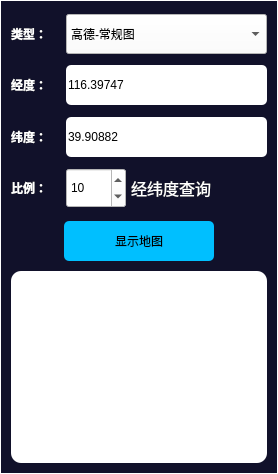
               <widget class="QWidget" name="tab_map">
                <attribute name="title">
                 <string>地图</string>
                </attribute>
                <layout class="QVBoxLayout" name="verticalLayout_6">
                 <property name="spacing">
                  <number>0</number>
                 </property>
                 <property name="leftMargin">
                  <number>0</number>
                 </property>
                 <property name="topMargin">
                  <number>0</number>
                 </property>
                 <property name="rightMargin">
                  <number>0</number>
                 </property>
                 <property name="bottomMargin">
                  <number>0</number>
                 </property>
                 <item>
                  <widget class="QFrame" name="frame_map_main">
                   <property name="styleSheet">
                    <string notr="true">#frame_map_main{
border:1px solid white;
}</string>
                   </property>
                   <property name="frameShape">
                    <enum>QFrame::StyledPanel</enum>
                   </property>
                   <property name="frameShadow">
                    <enum>QFrame::Raised</enum>
                   </property>
                   <layout class="QHBoxLayout" name="horizontalLayout_11">
                    <property name="spacing">
                     <number>0</number>
                    </property>
                    <property name="leftMargin">
                     <number>0</number>
                    </property>
                    <property name="topMargin">
                     <number>0</number>
                    </property>
                    <property name="rightMargin">
                     <number>0</number>
                    </property>
                    <property name="bottomMargin">
                     <number>0</number>
                    </property>
                    <item>
                     <widget class="QFrame" name="frame_map">
                      <property name="frameShape">
                       <enum>QFrame::NoFrame</enum>
                      </property>
                      <property name="frameShadow">
                       <enum>QFrame::Raised</enum>
                      </property>
                     </widget>
                    </item>
                    <item>
                     <widget class="QFrame" name="frame_map_control">
                      <property name="maximumSize">
                       <size>
                        <width>300</width>
                        <height>16777215</height>
                       </size>
                      </property>
                      <property name="styleSheet">
                       <string notr="true">background-color:#11112A;</string>
                      </property>
                      <property name="frameShape">
                       <enum>QFrame::NoFrame</enum>
                      </property>
                      <property name="frameShadow">
                       <enum>QFrame::Raised</enum>
                      </property>
                      <layout class="QVBoxLayout" name="verticalLayout_7">
                       <property name="spacing">
                        <number>10</number>
                       </property>
                       <property name="leftMargin">
                        <number>10</number>
                       </property>
                       <property name="topMargin">
                        <number>10</number>
                       </property>
                       <property name="rightMargin">
                        <number>10</number>
                       </property>
                       <property name="bottomMargin">
                        <number>10</number>
                       </property>
                       <item>
                        <widget class="QFrame" name="frame_3">
                         <property name="minimumSize">
                          <size>
                           <width>0</width>
                           <height>200</height>
                          </size>
                         </property>
                         <property name="maximumSize">
                          <size>
                           <width>16777215</width>
                           <height>16777215</height>
                          </size>
                         </property>
                         <property name="frameShape">
                          <enum>QFrame::NoFrame</enum>
                         </property>
                         <layout class="QVBoxLayout" name="verticalLayout_9">
                          <property name="spacing">
                           <number>5</number>
                          </property>
                          <property name="leftMargin">
                           <number>0</number>
                          </property>
                          <property name="topMargin">
                           <number>0</number>
                          </property>
                          <property name="rightMargin">
                           <number>0</number>
                          </property>
                          <property name="bottomMargin">
                           <number>0</number>
                          </property>
                          <item>
                           <widget class="QFrame" name="frame">
                            <property name="frameShape">
                             <enum>QFrame::NoFrame</enum>
                            </property>
                            <layout class="QHBoxLayout" name="horizontalLayout_12">
                             <property name="spacing">
                              <number>5</number>
                             </property>
                             <property name="leftMargin">
                              <number>0</number>
                             </property>
                             <property name="topMargin">
                              <number>0</number>
                             </property>
                             <property name="rightMargin">
                              <number>0</number>
                             </property>
                             <property name="bottomMargin">
                              <number>0</number>
                             </property>
                             <item>
                              <widget class="QLabel" name="label_map_type">
                               <property name="maximumSize">
                                <size>
                                 <width>50</width>
                                 <height>40</height>
                                </size>
                               </property>
                               <property name="styleSheet">
                                <string notr="true">background:transparent;
color:white;
font-weight:700;</string>
                               </property>
                               <property name="text">
                                <string>类型：</string>
                               </property>
                              </widget>
                             </item>
                             <item>
                              <widget class="QComboBox" name="comboBox_map_types">
                               <property name="minimumSize">
                                <size>
                                 <width>0</width>
                                 <height>40</height>
                                </size>
                               </property>
                               <property name="styleSheet">
                                <string notr="true">background:white;</string>
                               </property>
                               <item>
                                <property name="text">
                                 <string>高德-常规图</string>
                                </property>
                               </item>
                               <item>
                                <property name="text">
                                 <string>高德-中英文对照</string>
                                </property>
                               </item>
                               <item>
                                <property name="text">
                                 <string>高德-纯英文对照</string>
                                </property>
                               </item>
                               <item>
                                <property name="text">
                                 <string>高德-卫星影像图</string>
                                </property>
                               </item>
                               <item>
                                <property name="text">
                                 <string>高德-街道路网图</string>
                                </property>
                               </item>
                               <item>
                                <property name="text">
                                 <string>中国行政区划边界</string>
                                </property>
                               </item>
                               <item>
                                <property name="text">
                                 <string>水系专题</string>
                                </property>
                               </item>
                               <item>
                                <property name="text">
                                 <string>腾讯地图</string>
                                </property>
                               </item>
                              </widget>
                             </item>
                            </layout>
                           </widget>
                          </item>
                          <item>
                           <widget class="QFrame" name="frame_5">
                            <property name="frameShape">
                             <enum>QFrame::NoFrame</enum>
                            </property>
                            <layout class="QHBoxLayout" name="horizontalLayout_14">
                             <property name="spacing">
                              <number>5</number>
                             </property>
                             <property name="leftMargin">
                              <number>0</number>
                             </property>
                             <property name="topMargin">
                              <number>0</number>
                             </property>
                             <property name="rightMargin">
                              <number>0</number>
                             </property>
                             <property name="bottomMargin">
                              <number>0</number>
                             </property>
                             <item>
                              <widget class="QLabel" name="label_longitude">
                               <property name="minimumSize">
                                <size>
                                 <width>50</width>
                                 <height>0</height>
                                </size>
                               </property>
                               <property name="maximumSize">
                                <size>
                                 <width>16777215</width>
                                 <height>40</height>
                                </size>
                               </property>
                               <property name="styleSheet">
                                <string notr="true">background:transparent;
color:white;
font-weight:700;</string>
                               </property>
                               <property name="text">
                                <string>经度：</string>
                               </property>
                              </widget>
                             </item>
                             <item>
                              <widget class="QLineEdit" name="lineEdit_longitude">
                               <property name="minimumSize">
                                <size>
                                 <width>0</width>
                                 <height>40</height>
                                </size>
                               </property>
                               <property name="styleSheet">
                                <string notr="true">background-color:white;
color:black;
border-radius:5px;</string>
                               </property>
                               <property name="text">
                                <string>116.39747</string>
                               </property>
                              </widget>
                             </item>
                            </layout>
                           </widget>
                          </item>
                          <item>
                           <widget class="QFrame" name="frame_6">
                            <property name="frameShape">
                             <enum>QFrame::NoFrame</enum>
                            </property>
                            <layout class="QHBoxLayout" name="horizontalLayout_15">
                             <property name="spacing">
                              <number>5</number>
                             </property>
                             <property name="leftMargin">
                              <number>0</number>
                             </property>
                             <property name="topMargin">
                              <number>0</number>
                             </property>
                             <property name="rightMargin">
                              <number>0</number>
                             </property>
                             <property name="bottomMargin">
                              <number>0</number>
                             </property>
                             <item>
                              <widget class="QLabel" name="label_latitude">
                               <property name="minimumSize">
                                <size>
                                 <width>50</width>
                                 <height>0</height>
                                </size>
                               </property>
                               <property name="maximumSize">
                                <size>
                                 <width>16777215</width>
                                 <height>40</height>
                                </size>
                               </property>
                               <property name="styleSheet">
                                <string notr="true">background:transparent;
color:white;
font-weight:700;</string>
                               </property>
                               <property name="text">
                                <string>纬度：</string>
                               </property>
                              </widget>
                             </item>
                             <item>
                              <widget class="QLineEdit" name="lineEdit_latitude">
                               <property name="minimumSize">
                                <size>
                                 <width>0</width>
                                 <height>40</height>
                                </size>
                               </property>
                               <property name="styleSheet">
                                <string notr="true">background-color:white;
color:black;
border-radius:5px;</string>
                               </property>
                               <property name="text">
                                <string>39.90882</string>
                               </property>
                              </widget>
                             </item>
                            </layout>
                           </widget>
                          </item>
                          <item>
                           <widget class="QFrame" name="frame_7">
                            <property name="frameShape">
                             <enum>QFrame::NoFrame</enum>
                            </property>
                            <layout class="QHBoxLayout" name="horizontalLayout_16">
                             <property name="spacing">
                              <number>5</number>
                             </property>
                             <property name="leftMargin">
                              <number>0</number>
                             </property>
                             <property name="topMargin">
                              <number>0</number>
                             </property>
                             <property name="rightMargin">
                              <number>0</number>
                             </property>
                             <property name="bottomMargin">
                              <number>0</number>
                             </property>
                             <item>
                              <widget class="QLabel" name="label_2">
                               <property name="minimumSize">
                                <size>
                                 <width>0</width>
                                 <height>0</height>
                                </size>
                               </property>
                               <property name="maximumSize">
                                <size>
                                 <width>50</width>
                                 <height>40</height>
                                </size>
                               </property>
                               <property name="styleSheet">
                                <string notr="true">background:transparent;
color:white;
font-weight:700;</string>
                               </property>
                               <property name="text">
                                <string>比例：</string>
                               </property>
                              </widget>
                             </item>
                             <item>
                              <widget class="QSpinBox" name="spinBox_map_proportion">
                               <property name="minimumSize">
                                <size>
                                 <width>0</width>
                                 <height>40</height>
                                </size>
                               </property>
                               <property name="maximumSize">
                                <size>
                                 <width>60</width>
                                 <height>16777215</height>
                                </size>
                               </property>
                               <property name="styleSheet">
                                <string notr="true">background-color:white;</string>
                               </property>
                               <property name="maximum">
                                <number>18</number>
                               </property>
                               <property name="value">
                                <number>10</number>
                               </property>
                              </widget>
                             </item>
                             <item>
                              <widget class="QFrame" name="frame_8">
                               <property name="frameShape">
                                <enum>QFrame::NoFrame</enum>
                               </property>
                               <layout class="QHBoxLayout" name="horizontalLayout_17">
                                <property name="spacing">
                                 <number>0</number>
                                </property>
                                <property name="leftMargin">
                                 <number>0</number>
                                </property>
                                <property name="topMargin">
                                 <number>0</number>
                                </property>
                                <property name="rightMargin">
                                 <number>0</number>
                                </property>
                                <property name="bottomMargin">
                                 <number>0</number>
                                </property>
                                <item>
                                 <widget class="QLabel" name="label_3">
                                  <property name="styleSheet">
                                   <string notr="true">background:transparent;</string>
                                  </property>
                                  <property name="text">
                                   <string>&lt;html&gt;&lt;head/&gt;&lt;body&gt;&lt;p&gt;&lt;a href=&quot;https://jingweidu.bmcx.com/&quot;&gt;&lt;span
style=&quot;font-size:12pt;color:white;text-decoration:none;&quot;&gt;经纬度查询&lt;/span&gt;&lt;/a&gt;&lt;/p&gt;&lt;/body&gt;&lt;/html&gt;</string>
                                  </property>
                                  <property name="openExternalLinks">
                                   <bool>true</bool>
                                  </property>
                                 </widget>
                                </item>
                               </layout>
                              </widget>
                             </item>
                            </layout>
                           </widget>
                          </item>
                         </layout>
                        </widget>
                       </item>
                       <item>
                        <widget class="QFrame" name="frame_2">
                         <property name="minimumSize">
                          <size>
                           <width>0</width>
                           <height>40</height>
                          </size>
                         </property>
                         <property name="maximumSize">
                          <size>
                           <width>16777215</width>
                           <height>60</height>
                          </size>
                         </property>
                         <property name="frameShape">
                          <enum>QFrame::NoFrame</enum>
                         </property>
                         <layout class="QHBoxLayout" name="horizontalLayout_13">
                          <property name="spacing">
                           <number>0</number>
                          </property>
                          <property name="leftMargin">
                           <number>0</number>
                          </property>
                          <property name="topMargin">
                           <number>0</number>
                          </property>
                          <property name="rightMargin">
                           <number>0</number>
                          </property>
                          <property name="bottomMargin">
                           <number>0</number>
                          </property>
                          <item>
                           <widget class="QPushButton" name="pushButton_map_search">
                            <property name="minimumSize">
                             <size>
                              <width>0</width>
                              <height>40</height>
                             </size>
                            </property>
                            <property name="maximumSize">
                             <size>
                              <width>150</width>
                              <height>16777215</height>
                             </size>
                            </property>
                            <property name="styleSheet">
                             <string notr="true">background:deepskyblue;
border-radius:5px;</string>
                            </property>
                            <property name="text">
                             <string>显示地图</string>
                            </property>
                           </widget>
                          </item>
                         </layout>
                        </widget>
                       </item>
                       <item>
                        <widget class="QFrame" name="frame_4">
                         <property name="maximumSize">
                          <size>
                           <width>16777215</width>
                           <height>16777215</height>
                          </size>
                         </property>
                         <property name="frameShape">
                          <enum>QFrame::NoFrame</enum>
                         </property>
                         <layout class="QVBoxLayout" name="verticalLayout_8">
                          <property name="spacing">
                           <number>0</number>
                          </property>
                          <property name="leftMargin">
                           <number>0</number>
                          </property>
                          <property name="topMargin">
                           <number>0</number>
                          </property>
                          <property name="rightMargin">
                           <number>0</number>
                          </property>
                          <property name="bottomMargin">
                           <number>0</number>
                          </property>
                          <item>
                           <widget class="QTextBrowser" name="textBrowser_map">
                            <property name="styleSheet">
                             <string notr="true">background-color:white;
color:black;
border-radius:10px;</string>
                            </property>
                            <property name="html">
                             <string>&lt;!DOCTYPE HTML PUBLIC &quot;-//W3C//DTD HTML 4.0//EN&quot; &quot;http://www.w3.org/TR/REC-html40/strict.dtd&quot;&gt;
&lt;html&gt;&lt;head&gt;&lt;meta name=&quot;qrichtext&quot; content=&quot;1&quot; /&gt;&lt;style type=&quot;text/css&quot;&gt;
p, li { white-space: pre-wrap; }
&lt;/style&gt;&lt;/head&gt;&lt;body style=&quot; font-family:'微软雅黑 Light'; font-size:9pt; font-weight:400; font-style:normal;&quot;&gt;
&lt;p style=&quot;-qt-paragraph-type:empty; margin-top:0px; margin-bottom:0px; margin-left:0px; margin-right:0px; -qt-block-indent:0; text-indent:0px;&quot;&gt;&lt;br /&gt;&lt;/p&gt;&lt;/body&gt;&lt;/html&gt;</string>
                            </property>
                           </widget>
                          </item>
                         </layout>
                        </widget>
                       </item>
                      </layout>
                     </widget>
                    </item>
                   </layout>
                  </widget>
                 </item>
                </layout>
               </widget>
